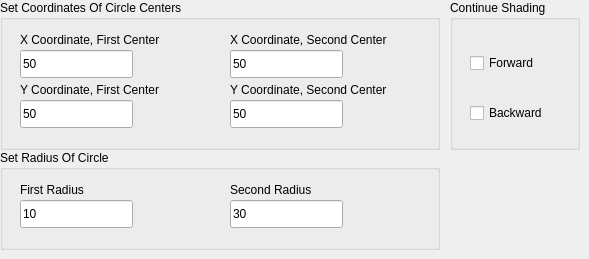
     <widget class="QWidget" name="Radial_Page">
      <widget class="QGroupBox" name="groupBox_4">
       <property name="geometry">
        <rect>
         <x>450</x>
         <y>0</y>
         <width>130</width>
         <height>150</height>
        </rect>
       </property>
       <property name="title">
        <string>Continue Shading</string>
       </property>
       <widget class="QCheckBox" name="checkBox_2">
        <property name="geometry">
         <rect>
          <x>20</x>
          <y>50</y>
          <width>93</width>
          <height>26</height>
         </rect>
        </property>
        <property name="text">
         <string>Forward</string>
        </property>
       </widget>
       <widget class="QCheckBox" name="checkBox_3">
        <property name="geometry">
         <rect>
          <x>20</x>
          <y>100</y>
          <width>93</width>
          <height>26</height>
         </rect>
        </property>
        <property name="text">
         <string>Backward</string>
        </property>
       </widget>
      </widget>
      <widget class="QGroupBox" name="groupBox_5">
       <property name="geometry">
        <rect>
         <x>0</x>
         <y>0</y>
         <width>440</width>
         <height>150</height>
        </rect>
       </property>
       <property name="title">
        <string>Set Coordinates Of Circle Centers</string>
       </property>
       <widget class="QLabel" name="label_7">
        <property name="geometry">
         <rect>
          <x>20</x>
          <y>30</y>
          <width>168</width>
          <height>20</height>
         </rect>
        </property>
        <property name="text">
         <string>X Coordinate, First Center</string>
        </property>
       </widget>
       <widget class="QLabel" name="label_8">
        <property name="geometry">
         <rect>
          <x>20</x>
          <y>80</y>
          <width>167</width>
          <height>20</height>
         </rect>
        </property>
        <property name="text">
         <string>Y Coordinate, First Center</string>
        </property>
       </widget>
       <widget class="QLabel" name="label_9">
        <property name="geometry">
         <rect>
          <x>230</x>
          <y>30</y>
          <width>190</width>
          <height>20</height>
         </rect>
        </property>
        <property name="text">
         <string>X Coordinate, Second Center</string>
        </property>
       </widget>
       <widget class="QLabel" name="label_10">
        <property name="geometry">
         <rect>
          <x>230</x>
          <y>80</y>
          <width>189</width>
          <height>20</height>
         </rect>
        </property>
        <property name="text">
         <string>Y Coordinate, Second Center</string>
        </property>
       </widget>
       <widget class="CustomLineEdit" name="lineEdit_5">
        <property name="geometry">
         <rect>
          <x>20</x>
          <y>50</y>
          <width>113</width>
          <height>28</height>
         </rect>
        </property>
        <property name="text">
         <string>50</string>
        </property>
        <property name="placeholderText">
         <string>50</string>
        </property>
       </widget>
       <widget class="CustomLineEdit" name="lineEdit_6">
        <property name="geometry">
         <rect>
          <x>20</x>
          <y>100</y>
          <width>113</width>
          <height>28</height>
         </rect>
        </property>
        <property name="text">
         <string>50</string>
        </property>
        <property name="placeholderText">
         <string>50</string>
        </property>
       </widget>
       <widget class="CustomLineEdit" name="lineEdit_7">
        <property name="geometry">
         <rect>
          <x>230</x>
          <y>50</y>
          <width>113</width>
          <height>28</height>
         </rect>
        </property>
        <property name="text">
         <string>50</string>
        </property>
        <property name="placeholderText">
         <string>50</string>
        </property>
       </widget>
       <widget class="CustomLineEdit" name="lineEdit_8">
        <property name="geometry">
         <rect>
          <x>230</x>
          <y>100</y>
          <width>113</width>
          <height>28</height>
         </rect>
        </property>
        <property name="text">
         <string>50</string>
        </property>
        <property name="placeholderText">
         <string>50</string>
        </property>
       </widget>
      </widget>
      <widget class="QGroupBox" name="groupBox_6">
       <property name="geometry">
        <rect>
         <x>0</x>
         <y>150</y>
         <width>440</width>
         <height>100</height>
        </rect>
       </property>
       <property name="title">
        <string>Set Radius Of Circle</string>
       </property>
       <widget class="QLabel" name="label_11">
        <property name="geometry">
         <rect>
          <x>20</x>
          <y>30</y>
          <width>75</width>
          <height>20</height>
         </rect>
        </property>
        <property name="text">
         <string>First Radius</string>
        </property>
       </widget>
       <widget class="QLabel" name="label_12">
        <property name="geometry">
         <rect>
          <x>230</x>
          <y>30</y>
          <width>97</width>
          <height>20</height>
         </rect>
        </property>
        <property name="text">
         <string>Second Radius</string>
        </property>
       </widget>
       <widget class="CustomLineEdit" name="lineEdit_9">
        <property name="geometry">
         <rect>
          <x>20</x>
          <y>50</y>
          <width>113</width>
          <height>28</height>
         </rect>
        </property>
        <property name="text">
         <string>10</string>
        </property>
        <property name="placeholderText">
         <string>10</string>
        </property>
       </widget>
       <widget class="CustomLineEdit" name="lineEdit_10">
        <property name="geometry">
         <rect>
          <x>230</x>
          <y>50</y>
          <width>113</width>
          <height>28</height>
         </rect>
        </property>
        <property name="text">
         <string>30</string>
        </property>
        <property name="placeholderText">
         <string>30</string>
        </property>
       </widget>
      </widget>
     </widget>
